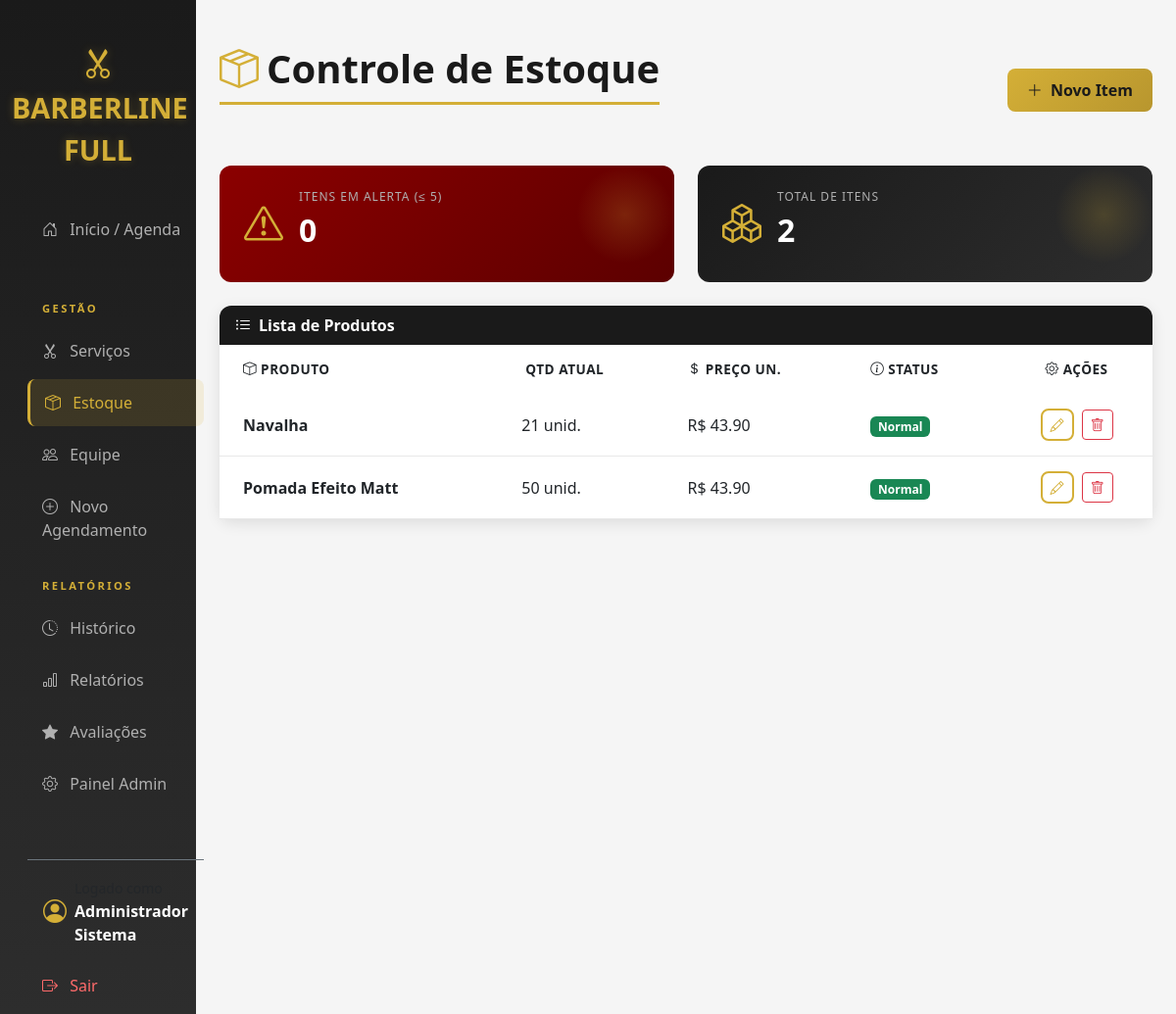
Page /estoque/ (signed in) on the committed database.
### usuarios/models.py (models this page shows, shortened)
class Usuario(AbstractUser):
    class Tipo(models.TextChoices):
        ADMIN = 'ADMIN', 'Administrador'
        BARBEIRO = 'BARBEIRO', 'Barbeiro'
        CLIENTE = 'CLIENTE', 'Cliente'
    tipo = models.CharField(
        max_length=20,
        choices=Tipo.choices,
        default=Tipo.CLIENTE
    )
    telefone = models.CharField(max_length=15, blank=True, null=True)

### core/models.py (models this page shows, shortened)
class Produto(models.Model):
    nome = models.CharField(max_length=100)
    quantidade = models.IntegerField(default=0)
    quantidade_minima = models.IntegerField(default=5)
    preco_custo = models.DecimalField(max_digits=10, decimal_places=2)

### agendamentos/views.py (the view, shortened to what this page needs)
    @login_required
    def wrapper(request, *args, **kwargs):
        if request.user.tipo == 'ADMIN' or request.user.is_staff:
            return view_func(request, *args, **kwargs)

### agendamentos/views.py (called while the page is built, shortened)
def admin_required(view_func):
    @login_required
    def wrapper(request, *args, **kwargs):
        if request.user.tipo == 'ADMIN' or request.user.is_staff:
            return view_func(request, *args, **kwargs)
    return wrapper

@admin_required
def lista_estoque(request):
    produtos = Produto.objects.all().order_by('nome')
    total_itens = produtos.count()
    itens_baixo_estoque = produtos.filter(quantidade__lte=5).count()
    context = {
        'produtos': produtos,
        'total_itens': total_itens,
        'itens_baixo_estoque': itens_baixo_estoque,
    }
    return render(request, 'estoque.html', context)

### templates/estoque.html (shortened to what this page needs)
{% extends 'base.html' %}
{% block content %}
<div class="d-flex justify-content-between align-items-center pt-3 pb-2 mb-4">
    <h1 class="page-header"><i class="bi bi-box-seam me-2 text-gold"></i>Controle de Estoque</h1>
    <a href="{% url 'novo_produto' %}" class="btn btn-gold">
        <i class="bi bi-plus-lg me-1"></i> Novo Item
    </a>
</div>
<div class="row mb-4">
    <div class="col-md-6">
        <div class="stat-card" style="background: linear-gradient(135deg, #8b0000 0%, #5c0000 100%);">
            <div class="d-flex align-items-center">
                <i class="bi bi-exclamation-triangle stat-icon me-3"></i>
                <div>
                    <h6>Itens em Alerta (≤ 5)</h6>
                    <h3>{{ itens_baixo_estoque }}</h3>
                </div>
            </div>
        </div>
    </div>
    <div class="col-md-6">
        <div class="stat-card">
            <div class="d-flex align-items-center">
                <i class="bi bi-boxes stat-icon me-3"></i>
                <div>
                    <h6>Total de Itens</h6>
                    <h3>{{ total_itens }}</h3>
                </div>
            </div>
        </div>
    </div>
</div>
<div class="card">
    <div class="card-header d-flex justify-content-between align-items-center">
        <span><i class="bi bi-list-ul me-2"></i>Lista de Produtos</span>
    </div>
    <div class="card-body p-0">
        <div class="table-responsive">
            <table class="table table-hover mb-0">
                <thead>
                    <tr>
                        <th class="ps-4"><i class="bi bi-box me-1"></i>Produto</th>
                        <th>Qtd Atual</th>
                        <th><i class="bi bi-currency-dollar me-1"></i>Preço Un.</th>
                        <th><i class="bi bi-info-circle me-1"></i>Status</th>
                        <th class="text-center"><i class="bi bi-gear me-1"></i>Ações</th>
                    </tr>
                </thead>
                <tbody>
                    {% for produto in produtos %}
                    <tr>
                        <td class="ps-4"><strong>{{ produto.nome }}</strong></td>
                        <td>{{ produto.quantidade }} unid.</td>
                        <td>R$ {{ produto.preco_custo }}</td>
                        <td>
                            {% if produto.quantidade <= 5 %}
                                <span class="badge bg-danger">Repor Urgente</span>
                            {% elif produto.quantidade <= 10 %}
                                <span class="badge bg-warning text-dark">Atenção</span>
                            {% else %}
                                <span class="badge bg-success">Normal</span>
                            {% endif %}
                        </td>
                        <td class="text-center">
                            <a href="{% url 'editar_produto' produto.id %}" class="btn btn-sm btn-outline-gold me-1" title="Editar">
                                <i class="bi bi-pencil"></i>
                            </a>
                            <a href="{% url 'deletar_produto' produto.id %}" class="btn btn-sm btn-outline-danger" title="Excluir">
                                <i class="bi bi-trash"></i>
                            </a>
                        </td>
                    </tr>
                    {% empty %}
                    <tr>
                        <td colspan="5" class="text-center py-4 text-muted">Nenhum produto cadastrado.</td>
                    </tr>
                    {% endfor %}
                </tbody>
            </table>
        </div>
    </div>
</div>
{% endblock %}

### templates/base.html (shortened to what this page needs)
<!DOCTYPE html>
<html lang="pt-br">
<head>
    <link href="https://cdn.jsdelivr.net/npm/bootstrap@5.3.0/dist/css/bootstrap.min.css" rel="stylesheet">
    <link rel="stylesheet" href="https://cdn.jsdelivr.net/npm/bootstrap-icons@1.11.0/font/bootstrap-icons.css">
</head>
<body>
    <div class="container-fluid">
        <div class="row">
            <nav class="col-md-3 col-lg-2 d-md-block sidebar collapse show">
                <div class="position-sticky">
                    <div class="brand mb-3">
                        <i class="bi bi-scissors"></i><br>
                        BARBERLINE FULL
                    </div>
                    <div class="nav flex-column px-3">
                        <a href="{% url 'dashboard' %}" class="nav-link {% if request.resolver_match.url_name == 'dashboard' %}active{% endif %}">
                            <i class="bi bi-house-door me-2"></i> Início / Agenda
                        </a>
                        {% if user.tipo == 'ADMIN' or user.is_staff %}
                            <div class="sidebar-heading">Gestão</div>
                            <a href="{% url 'servicos' %}" class="nav-link ">
                                <i class="bi bi-scissors me-2"></i> Serviços
                            </a>
                            <a href="{% url 'estoque' %}" class="nav-link {% if request.resolver_match.url_name == 'estoque' %}active{% endif %}">
                                <i class="bi bi-box-seam me-2"></i> Estoque
                            </a>
                            <a href="{% url 'equipe' %}" class="nav-link {% if request.resolver_match.url_name == 'equipe' %}active{% endif %}">
                                <i class="bi bi-people me-2"></i> Equipe
                            </a>
                            <a href="{% url 'novo_agendamento' %}" class="nav-link">
                                <i class="bi bi-plus-circle me-2"></i> Novo Agendamento
                            </a>
                            <div class="sidebar-heading">Relatórios</div>
                            <a href="{% url 'historico' %}" class="nav-link {% if request.resolver_match.url_name == 'historico' %}active{% endif %}">
                                <i class="bi bi-clock-history me-2"></i> Histórico
                            </a>
                            <a href="{% url 'relatorios' %}" class="nav-link {% if request.resolver_match.url_name == 'relatorios' %}active{% endif %}">
                                <i class="bi bi-bar-chart me-2"></i> Relatórios
                            </a>
                            <a href="{% url 'avaliacoes' %}" class="nav-link {% if request.resolver_match.url_name == 'avaliacoes' or request.resolver_match.url_name == 'nova_avaliacao' %}active{% endif %}">
                                <i class="bi bi-star-fill me-2"></i> Avaliações
                            </a>
                            <a href="{% url 'painel_admin' %}" class="nav-link {% if request.resolver_match.url_name == 'painel_admin' %}active{% endif %}">
                                <i class="bi bi-gear me-2"></i> Painel Admin
                            </a>
                        {% endif %}
                        <div class="mt-4 pt-3 border-top border-secondary">
                            <div class="d-flex align-items-center px-3 mb-3">
                                <i class="bi bi-person-circle fs-4 icon-gold me-2"></i>
                                <div>
                                    <small class="text-muted">Logado como</small>
                                    <div class="fw-bold">{{ user.first_name }} {{ user.last_name }}</div>
                                </div>
                            </div>
                            <form method="post" action="{% url 'logout' %}" style="display:inline;">
                                <button type="submit" class="nav-link logout-btn" style="background:none; border:none; cursor:pointer; width:100%; text-align:left;">
                                    <i class="bi bi-box-arrow-right me-2"></i> Sair
                                </button>
                            </form>
                        </div>
                    </div>
                </div>
            </nav>
            <main class="col-md-9 ms-sm-auto col-lg-10 px-md-4 main-content">
                {% block content %}{% endblock %}
            </main>
        </div>
    </div>
</body>
</html>

### templates/base.html (style rules this page uses)
:root { --primary-black: #1a1a1a; --secondary-black: #2d2d2d; --dark-gray: #404040; --light-gray: #f5f5f5; --white: #ffffff; --gold: #d4af37; --gold-light: #e8c547; --gold-dark: #b8962e; }
body { background-color: var(--light-gray); font-family: 'Segoe UI', Tahoma, Geneva, Verdana, sans-serif; }
.sidebar { min-height: 100vh; background: linear-gradient(180deg, var(--primary-black) 0%, var(--secondary-black) 100%); color: var(--white); padding-top: 20px; box-shadow: 4px 0 15px rgba(0,0,0,0.3); }
.nav-link { color: #b0b0b0; margin-bottom: 5px; transition: all 0.3s ease; border-radius: 8px; padding: 12px 15px; font-weight: 500; }
.nav-link.active { color: var(--gold); background: rgba(212, 175, 55, 0.15); border-left: 3px solid var(--gold); }
.sidebar-heading { font-size: 0.7rem; text-transform: uppercase; letter-spacing: .15rem; color: var(--gold); padding: 20px 15px 10px; font-weight: 600; }
.brand { color: var(--gold); font-size: 1.8rem; font-weight: 700; text-align: center; padding: 20px 0; text-shadow: 0 0 10px rgba(212, 175, 55, 0.3); }
.brand i { font-size: 2rem; }
.card { border: none; border-radius: 12px; box-shadow: 0 4px 15px rgba(0,0,0,0.1); transition: transform 0.3s ease, box-shadow 0.3s ease; }
.card-header { background: var(--primary-black); color: var(--white); border-radius: 12px 12px 0 0 !important; font-weight: 600; border: none; }
.btn-gold { background: linear-gradient(135deg, var(--gold) 0%, var(--gold-dark) 100%); color: var(--primary-black); border: none; font-weight: 600; padding: 10px 20px; border-radius: 8px; transition: all 0.3s ease; }
.btn-outline-gold { border: 2px solid var(--gold); color: var(--gold); background: transparent; font-weight: 600; border-radius: 8px; transition: all 0.3s ease; }
.table thead { background: var(--primary-black); color: var(--white); }
.table th { border: none; padding: 15px; font-weight: 600; text-transform: uppercase; font-size: 0.85rem; letter-spacing: 0.5px; }
.table td { padding: 15px; vertical-align: middle; border-color: #e8e8e8; }
.icon-gold { color: var(--gold); }
.text-gold { color: var(--gold) !important; }
h1, h2, h3, h4, h5 { color: var(--primary-black); font-weight: 700; }
.page-header { color: var(--primary-black); border-bottom: 3px solid var(--gold); padding-bottom: 10px; margin-bottom: 30px; }
.stat-card { background: linear-gradient(135deg, var(--primary-black) 0%, var(--secondary-black) 100%); color: var(--white); border-radius: 12px; padding: 25px; position: relative; overflow: hidden; }
.stat-card::before { content: ''; position: absolute; top: 0; right: 0; width: 100px; height: 100px; background: radial-gradient(circle, rgba(212,175,55,0.2) 0%, transparent 70%); }
.stat-card .stat-icon { font-size: 2.5rem; color: var(--gold); }
.stat-card h3 { color: var(--white); font-size: 2rem; font-weight: 700; }
.stat-card h6 { color: #b0b0b0; text-transform: uppercase; font-size: 0.75rem; letter-spacing: 1px; }
.logout-btn { color: #ff6b6b !important; }
.main-content { padding: 30px; background: var(--light-gray); min-height: 100vh; }

### rows in the picture
Usuario: first_name "Administrador", last_name "Sistema"
Produto: nome "Navalha", quantidade "21", preco_custo "43.90", shows "Normal"
Produto: nome "Pomada Efeito Matt", quantidade "50", preco_custo "43.90", shows "Normal"

### other values in the picture
{{ itens_baixo_estoque }} "0"
{{ total_itens }} "2"
